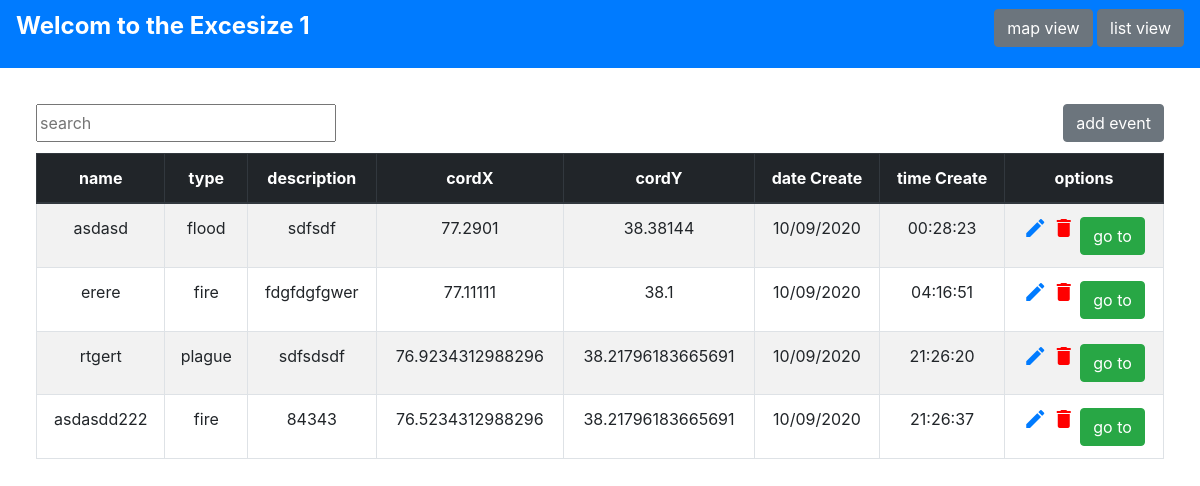
Before: /listView with the older database file.
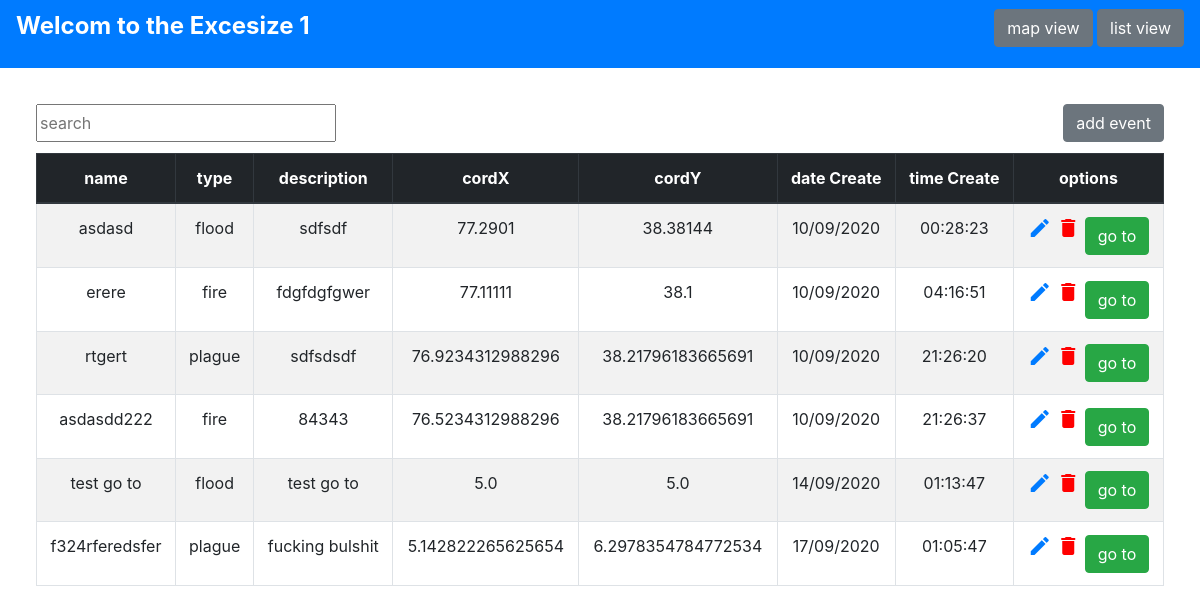
After: the same page with the newer database file.
### tables this page shows
CREATE TABLE [Events](
    [id] INTEGER PRIMARY KEY AUTOINCREMENT, 
    [name] TEXT NOT NULL, 
    [description] TEXT, 
    [cordX] REAL NOT NULL, 
    [cordY] REAL NOT NULL, 
    [dateCreate] TEXT, 
    [timeCreate] TEXT, 
    [typeID] INTEGER REFERENCES [Elements]([id]));

CREATE TABLE Elements(id INTEGER PRIMARY KEY AUTOINCREMENT, type TEXT NOT NULL);

### main.py (the view)
@app.route("/listView",methods = ['POST', 'GET'])
def listView():
    con = sqlite3.connect("eventmap.db")
    con.row_factory = sqlite3.Row
    pointer_to_db = con.cursor()
    pointer_to_db.execute("select * from Events INNER JOIN Elements ON Events.typeID = Elements.id;")
    data = pointer_to_db.fetchall()
    return render_template('listView.html', data=data)

### templates/listView.html (shortened to what this page needs)
<!DOCTYPE html>
<html lang="en">
<head>
    <link rel="stylesheet" href="{{ url_for('static', filename='css/main.css') }}">
    <link rel="stylesheet" href="https://maxcdn.bootstrapcdn.com/bootstrap/4.0.0/css/bootstrap.min.css">
    <link href="https://unpkg.com/material-components-web@latest/dist/material-components-web.min.css" rel="stylesheet">
    <link rel="stylesheet" href="https://api.mapbox.com/mapbox-gl-js/plugins/mapbox-gl-geocoder/v4.5.1/mapbox-gl-geocoder.css" type="text/css" />
</head>
<body>
<div class="wrraper">
    <nav class="navbar navbar-dark bg-primary" class="navbarStyle" >
        <a href="/">
            <p>Welcom to the Excesize 1</p>
        </a>
        <div class="buttons" style="margin-top: -1%;">
            <a href="/">
                <button class="btn btn-secondary"> map view</button>
            </a>
            <a href="/listView">
                <button class="btn btn-secondary"> list view</button>
            </a>
        </div>
    </nav>
    <div class="tableView">
        <div class="addBtn">
            <input type="text" name="searchFilter" id="searchFilter" placeholder="search" style="width:300px;">
            <a href="/addEvent">
                <button class="btn btn-secondary">add event</button>
            </a>
        </div>
         <table class="table table-striped table-bordered table-hover" id="myTable" border = 1 id="eventTable">
         <thead  class="thead-dark">
         <tr>
             <th  scope="col">name</th>
             <th  scope="col">type</th>
             <th  scope="col">description</th>
             <th  scope="col">cordX</th>
             <th  scope="col">cordY</th>
             <th  scope="col">date Create</th>
             <th  scope="col">time Create</th>
             <th  scope="col">options</th>
         </tr>
         </thead>
             <tbody>
         {% for event in data %}
            <tr>
                <td>{{event["name"]}}</td>
                <td>{{event["type"]}}</td>
                <td>{{event["description"]}}</td>
                <td>{{event["cordX"]}}</td>
                <td>{{event["cordY"]}}</td>
                <td>{{event["dateCreate"]}}</td>
                <td>{{event["timeCreate"]}}</td>
                <td>
                    <a href='/editEvent/{{event.id}}'>
                        <i class="material-icons">edit</i>
                    </a>
                    <a href="/deleteEvent/{{event.id}}" style="color:red;">
                        <i class="material-icons">delete</i>
                    </a>
                    <button class="btn btn-success" onclick='goToLocation({{event["cordX"]}},{{event["cordY"]}})'>go to</button>
                </td>
            </tr>
         {% endfor %}
             </tbody>
      </table>
    </div>
</div>
</body>
</html>

### templates/static/css/main.css (style rules this page uses)
body { margin: 0; font-family: sans-serif; padding: 0; }
p { color: white; font-weight: bold; font-size: x-large; }
.tableView { margin: 3%; align-items: center; text-align: center; align-content: center; height: auto; display: flex; flex-direction: column;" }
.wrraper { display: flex; flex-direction: column; }
.addBtn { width: 100%; height: 100%; display: flex; flex-direction: row; margin-bottom: 1%; justify-content: space-between; }

Changed rows visible on the page:
added Events: name "test go to", type "flood", description "test go to", cordX "5.0", cordY "5.0", dateCreate "14/09/2020", timeCreate "01:13:47"
added Events: name "f324rferedsfer", type "plague", description "fucking bulshit", cordX "5.142822265625654", cordY "6.2978354784772534", dateCreate "17/09/2020", timeCreate "01:05:47"
